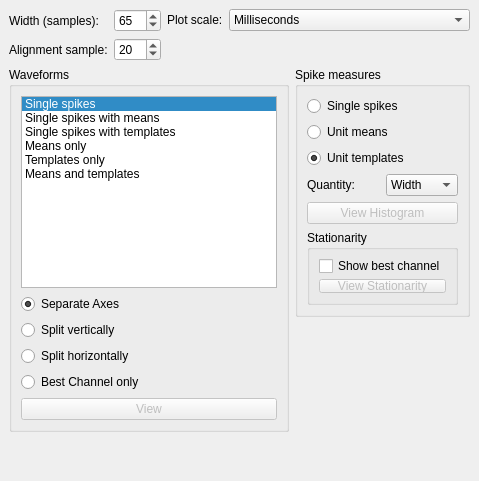
  <widget class="QDockWidget" name="waveformsDock">
   <property name="windowTitle">
    <string>Spike Waveforms</string>
   </property>
   <attribute name="dockWidgetArea">
    <number>4</number>
   </attribute>
   <widget class="QWidget" name="dockWidgetContents_10">
    <layout class="QGridLayout" name="gridLayout_8">
     <item row="0" column="0">
      <layout class="QFormLayout" name="formLayout">
       <property name="fieldGrowthPolicy">
        <enum>QFormLayout::AllNonFixedFieldsGrow</enum>
       </property>
       <item row="0" column="0">
        <widget class="QLabel" name="label_8">
         <property name="text">
          <string>Width (samples):</string>
         </property>
         <property name="buddy">
          <cstring>cutWidthSpinBox</cstring>
         </property>
        </widget>
       </item>
       <item row="0" column="1">
        <widget class="QSpinBox" name="cutWidthSpinBox">
         <property name="maximum">
          <number>250</number>
         </property>
         <property name="value">
          <number>65</number>
         </property>
        </widget>
       </item>
       <item row="1" column="0">
        <widget class="QLabel" name="label_9">
         <property name="text">
          <string>Alignment sample:</string>
         </property>
         <property name="buddy">
          <cstring>cutAlignSpinBox</cstring>
         </property>
        </widget>
       </item>
       <item row="1" column="1">
        <widget class="QSpinBox" name="cutAlignSpinBox">
         <property name="maximum">
          <number>250</number>
         </property>
         <property name="value">
          <number>20</number>
         </property>
        </widget>
       </item>
      </layout>
     </item>
     <item row="0" column="1" colspan="2">
      <layout class="QFormLayout" name="formLayout_2">
       <item row="0" column="0">
        <widget class="QLabel" name="label_3">
         <property name="text">
          <string>Plot scale:</string>
         </property>
         <property name="buddy">
          <cstring>sampleScaleComboBox</cstring>
         </property>
        </widget>
       </item>
       <item row="0" column="1">
        <widget class="QComboBox" name="sampleScaleComboBox">
         <property name="currentIndex">
          <number>1</number>
         </property>
         <item>
          <property name="text">
           <string>Samples</string>
          </property>
         </item>
         <item>
          <property name="text">
           <string>Milliseconds</string>
          </property>
         </item>
        </widget>
       </item>
      </layout>
     </item>
     <item row="1" column="0" rowspan="2" colspan="2">
      <widget class="QGroupBox" name="groupBox_2">
       <property name="sizePolicy">
        <sizepolicy hsizetype="Preferred" vsizetype="Preferred">
         <horstretch>0</horstretch>
         <verstretch>0</verstretch>
        </sizepolicy>
       </property>
       <property name="title">
        <string>Waveforms</string>
       </property>
       <layout class="QVBoxLayout" name="verticalLayout_2">
        <item>
         <widget class="QListWidget" name="waveformPlotTypeListWidget">
          <property name="sizePolicy">
           <sizepolicy hsizetype="Expanding" vsizetype="Expanding">
            <horstretch>0</horstretch>
            <verstretch>0</verstretch>
           </sizepolicy>
          </property>
          <property name="currentRow">
           <number>0</number>
          </property>
          <item>
           <property name="text">
            <string>Single spikes</string>
           </property>
          </item>
          <item>
           <property name="text">
            <string>Single spikes with means</string>
           </property>
          </item>
          <item>
           <property name="text">
            <string>Single spikes with templates</string>
           </property>
          </item>
          <item>
           <property name="text">
            <string>Means only</string>
           </property>
          </item>
          <item>
           <property name="text">
            <string>Templates only</string>
           </property>
          </item>
          <item>
           <property name="text">
            <string>Means and templates</string>
           </property>
          </item>
         </widget>
        </item>
        <item>
         <widget class="QRadioButton" name="waveformSeparateAxesRadioButton">
          <property name="toolTip">
           <string>One axis per channel</string>
          </property>
          <property name="text">
           <string>Separate Axes</string>
          </property>
          <property name="checked">
           <bool>true</bool>
          </property>
         </widget>
        </item>
        <item>
         <widget class="QRadioButton" name="waveformVerticalRadioButton">
          <property name="toolTip">
           <string>All channels on the same plot, stacked on top of each other</string>
          </property>
          <property name="text">
           <string>Split vertically</string>
          </property>
         </widget>
        </item>
        <item>
         <widget class="QRadioButton" name="waveformHorizontalRadioButton">
          <property name="toolTip">
           <string>All channels in the same plot next to each other</string>
          </property>
          <property name="text">
           <string>Split horizontally</string>
          </property>
         </widget>
        </item>
        <item>
         <widget class="QRadioButton" name="waveformBestChannelRadioButton">
          <property name="toolTip">
           <string>Only channel with highest Signal-to-Noise is shown</string>
          </property>
          <property name="text">
           <string>Best Channel only</string>
          </property>
         </widget>
        </item>
        <item>
         <widget class="QPushButton" name="showWaveformsButton">
          <property name="enabled">
           <bool>false</bool>
          </property>
          <property name="text">
           <string>View</string>
          </property>
         </widget>
        </item>
       </layout>
      </widget>
     </item>
     <item row="1" column="2">
      <widget class="QGroupBox" name="groupBox_19">
       <property name="sizePolicy">
        <sizepolicy hsizetype="Preferred" vsizetype="Preferred">
         <horstretch>0</horstretch>
         <verstretch>0</verstretch>
        </sizepolicy>
       </property>
       <property name="maximumSize">
        <size>
         <width>16777215</width>
         <height>250</height>
        </size>
       </property>
       <property name="title">
        <string>Spike measures</string>
       </property>
       <property name="flat">
        <bool>false</bool>
       </property>
       <property name="checkable">
        <bool>false</bool>
       </property>
       <layout class="QVBoxLayout" name="verticalLayout_3">
        <item>
         <widget class="QRadioButton" name="spikeWidthSingleRadioButton">
          <property name="text">
           <string>Single spikes</string>
          </property>
          <property name="checked">
           <bool>false</bool>
          </property>
         </widget>
        </item>
        <item>
         <widget class="QRadioButton" name="spikeWidthMeanRadioButton">
          <property name="text">
           <string>Unit means</string>
          </property>
         </widget>
        </item>
        <item>
         <widget class="QRadioButton" name="spikeWidthTemplateRadioButton">
          <property name="text">
           <string>Unit templates</string>
          </property>
          <property name="checked">
           <bool>true</bool>
          </property>
         </widget>
        </item>
        <item>
         <layout class="QHBoxLayout" name="horizontalLayout_16">
          <item>
           <widget class="QLabel" name="label_39">
            <property name="text">
             <string>Quantity:</string>
            </property>
           </widget>
          </item>
          <item>
           <widget class="QComboBox" name="spikeWidthHeightComboBox">
            <item>
             <property name="text">
              <string>Width</string>
             </property>
            </item>
            <item>
             <property name="text">
              <string>Height</string>
             </property>
            </item>
           </widget>
          </item>
         </layout>
        </item>
        <item>
         <widget class="QPushButton" name="showSpikeWidthHistogramButton">
          <property name="enabled">
           <bool>false</bool>
          </property>
          <property name="text">
           <string>View Histogram</string>
          </property>
         </widget>
        </item>
        <item>
         <widget class="QGroupBox" name="groupBox_20">
          <property name="title">
           <string>Stationarity</string>
          </property>
          <layout class="QVBoxLayout" name="verticalLayout_6">
           <item>
            <widget class="QCheckBox" name="spikeWidthBestChannelCheckBox">
             <property name="toolTip">
              <string>Plot channel from which spike width is calculated for each trial</string>
             </property>
             <property name="text">
              <string>Show best channel</string>
             </property>
            </widget>
           </item>
           <item>
            <widget class="QPushButton" name="showSpikeWidthStationarityButton">
             <property name="enabled">
              <bool>false</bool>
             </property>
             <property name="toolTip">
              <string>Usable only for templates</string>
             </property>
             <property name="text">
              <string>View Stationarity</string>
             </property>
            </widget>
           </item>
          </layout>
         </widget>
        </item>
       </layout>
      </widget>
     </item>
     <item row="3" column="0" colspan="3">
      <spacer name="verticalSpacer_4">
       <property name="orientation">
        <enum>Qt::Vertical</enum>
       </property>
       <property name="sizeHint" stdset="0">
        <size>
         <width>20</width>
         <height>40</height>
        </size>
       </property>
      </spacer>
     </item>
    </layout>
   </widget>
  </widget>
